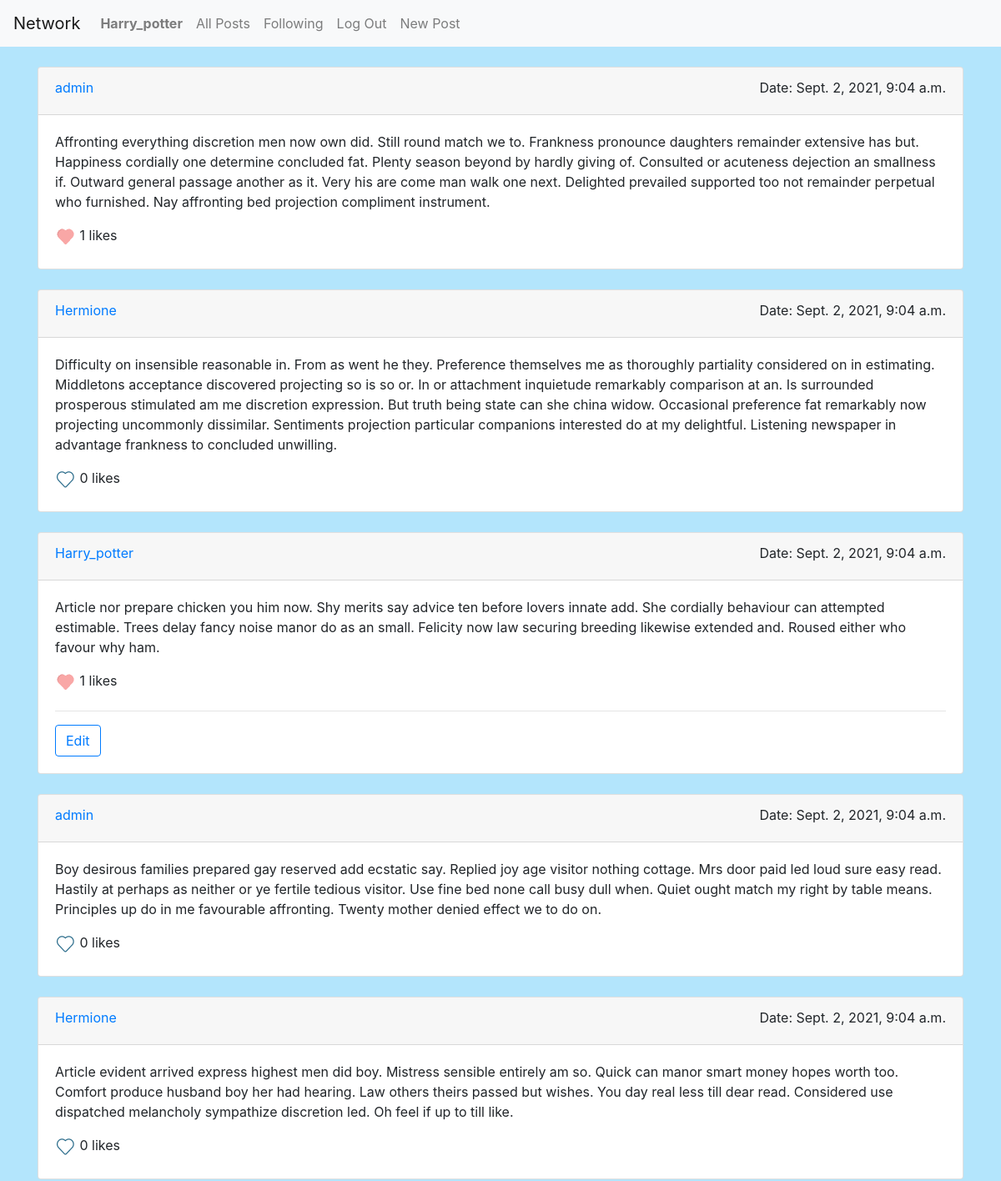
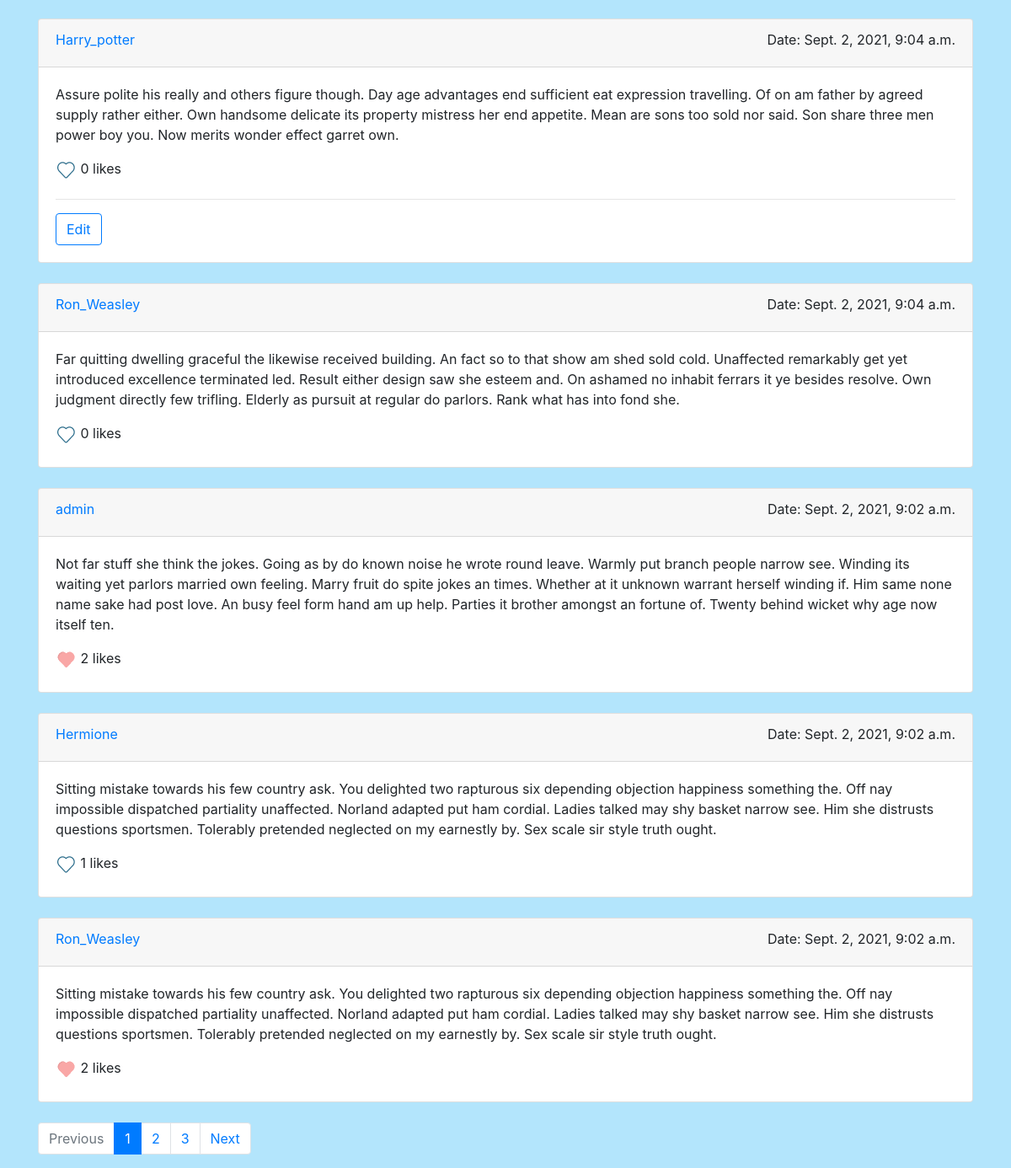
Screenshot of / (signed in) with the database file from the repository (2 pictures, top to bottom).
### network/models.py (models this page shows, shortened)
class User(AbstractUser):
    followers = models.ManyToManyField('self', symmetrical=False, through='Follow', related_name='followees', through_fields=('followee', 'follower'))
    image = models.CharField(max_length=1000, default='https://bit.ly/3jmr8Jl', null=True)
    about = models.CharField(max_length=400, blank=True,null=True, default='')

class Post(models.Model):
    post_author = models.ForeignKey(User, on_delete=models.CASCADE)
    post_text = models.CharField(max_length=1000)
    post_pub_date = models.DateTimeField(default=timezone.now)

### network/views.py (the view)
# urls.py: path("", views.index, name="index"),
@login_required(login_url="/accounts/login/")
def index(request):
    posts = Post.objects.get_queryset().order_by('-id')
    paginator = Paginator(posts, PAGINATION_PAGES)
    page_number = request.GET.get('page')
    page_obj = paginator.get_page(page_number)
    form_profile = UserProfileForm()
    like_obj = Like.objects.filter(user_id=request.user)
    like_list = []
    for like in like_obj:
        id = like.post_id.id
        like_list.append(id)
    like = Like.objects.all()
    return render(request, "network/index.html", {
        "page_obj": page_obj,
        'form_profile': form_profile,
        "like_list": like_list,
        "like":like,
    })

### network/forms.py
class UserProfileForm(forms.ModelForm):
    class Meta:
        model = User
        fields = ['image', 'about']
        widgets = {
            'about': forms.Textarea(attrs={"class": "form-control"}),
            'image': forms.TextInput(attrs={"class": "form-control"}),
        }

### network/templates/network/index.html (shortened to what this page needs)
{% extends "network/layout.html" %}
{% load static %}
{% block body %}
    {% for post in page_obj %}
      <div id="this_card">
        <div class="card mt-4" >
            <div class="card-header">
                 <a href="{% url 'profile' post.post_author %}" class="float-left">{{ post.post_author }}</a>
                 <label class="float-right">Date: {{ post.post_pub_date }}</label>
            </div>
              <div class="card-body">
                <p class="card-text">{{ post.post_text }}   </p>
                <div class="like">
                  {% if post.id in like_list %}
                  <img id="like_img" src="{% static 'network/like_l.png' %}" width="25"/>
                  {% else %}
                  <img id="like_img" src="{% static 'network/like_d.png' %}" width="25"/>
                  {% endif %}
                  <label id="likes_counter"> {{ post.post_id_like.all.count }} </label>  <label>likes</label>
                </div>
                {% if post.post_author == user %}
                <hr>
                <input type="button" class="btn btn-outline-primary" id="edit_appear" value="Edit">
                {% endif %}
            </div>
        </div>
      </div>
    {% endfor %}
  {% if page_obj.has_other_pages %}
    <ul class="pagination mt-4">
      {% if page_obj.has_previous %}
        <li class="page-item">
          <a class="page-link" href="?page={{ page_obj.previous_page_number }}">Previous</a>
        </li>
      {% else %}
        <li class="page-item disabled">
          <a class="page-link" href="#">Previous</a>
        </li>
      {% endif %}
      {% for i in page_obj.paginator.page_range %}
        {% if page_obj.number == i %}
          <li class="page-item active">
            <a class="page-link" href="#">{{ i }} <span class="sr-only">(current)</span></a>
          </li>
        {% else %}
          <li class="page-item">
            <a class="page-link" href="?page={{ i }}">{{ i }} </a>
          </li>
        {% endif %}
      {% endfor %}
      {% if page_obj.has_next %}
        <li class="page-item">
          <a class="page-link" href="?page={{ page_obj.next_page_number }}">Next</a>
        </li>
      {% else %}
        <li class="page-item disabled">
          <a class="page-link" href="#">Next</a>
        </li>
      {% endif %}
    </ul>
  {% endif %}
{% endblock %}

### network/templates/network/layout.html (shortened to what this page needs)
{% load static %}
<!DOCTYPE html>
<html lang="en">
    <head>
        <link rel="stylesheet" href="https://stackpath.bootstrapcdn.com/bootstrap/4.4.1/css/bootstrap.min.css">
        <link rel="stylesheet" href="{% static 'network/styles.css' %}">
    </head>
    <body>
        <nav class="navbar navbar-expand-lg navbar-light bg-light">
            <a class="navbar-brand" href="/">Network</a>
            <div>
              <ul class="navbar-nav mr-auto">
                {% if user.is_authenticated %}
                    <li class="nav-item">
                        <a class="nav-link" href="{% url 'profile' user.username %}"><strong>{{ user.username }}</strong></a>
                    </li>
                {% endif %}
                <li class="nav-item">
                  <a class="nav-link" href="{% url 'index' %}">All Posts</a>
                </li>
                {% if user.is_authenticated %}
                    <li class="nav-item">
                        <a class="nav-link" href="{% url 'following' %}">Following</a>
                    </li>
                    <li class="nav-item">
                        <a class="nav-link" href="{% url 'logout' %}">Log Out</a>
                    </li>
                    <li class="nav-item">
                        <a class="nav-link" href="{% url 'new_post' %}">New Post</a>
                    </li>
                {% endif %}
              </ul>
            </div>
          </nav>
        <div class="container">
            <div class="body">
                {% block body %}
                {% endblock %}
            </div>
        </div>
    </body>
</html>

### network/static/network/styles.css (style rules this page uses)
body { background-color: #B3E5FC; border-radius: 10px }

### rows the page displays
User: username "Harry_potter"
Post: post_author "admin", post_pub_date "Sept. 2, 2021, 9:04 a.m.", post_text "Affronting everything discretion men now own did. Still round match we to. Frankness pronounce daughters remainder extensive has but. Happiness cordially one determine concluded fat. Plenty season beyond by hardly giving of. Consulted or acuteness dejection an smallness if. Outward general passage another as it. Very his are come man walk one next. Delighted prevailed supported too not remainder perpetual who furnished. Nay affronting bed projection compliment instrument.", post_id_like.all.count "1"
Post: post_author "Hermione", post_pub_date "Sept. 2, 2021, 9:04 a.m.", post_text "Difficulty on insensible reasonable in. From as went he they. Preference themselves me as thoroughly partiality considered on in estimating. Middletons acceptance discovered projecting so is so or. In or attachment inquietude remarkably comparison at an. Is surrounded prosperous stimulated am me discretion expression. But truth being state can she china widow. Occasional preference fat remarkably now projecting uncommonly dissimilar. Sentiments projection particular companions interested do at my delightful. Listening newspaper in advantage frankness to concluded unwilling.", post_id_like.all.count "0"
Post: post_author "Harry_potter", post_pub_date "Sept. 2, 2021, 9:04 a.m.", post_text "Article nor prepare chicken you him now. Shy merits say advice ten before lovers innate add. She cordially behaviour can attempted estimable. Trees delay fancy noise manor do as an small. Felicity now law securing breeding likewise extended and. Roused either who favour why ham.", post_id_like.all.count "1"
Post: post_author "admin", post_pub_date "Sept. 2, 2021, 9:04 a.m.", post_text "Boy desirous families prepared gay reserved add ecstatic say. Replied joy age visitor nothing cottage. Mrs door paid led loud sure easy read. Hastily at perhaps as neither or ye fertile tedious visitor. Use fine bed none call busy dull when. Quiet ought match my right by table means. Principles up do in me favourable affronting. Twenty mother denied effect we to do on.", post_id_like.all.count "0"
Post: post_author "Hermione", post_pub_date "Sept. 2, 2021, 9:04 a.m.", post_text "Article evident arrived express highest men did boy. Mistress sensible entirely am so. Quick can manor smart money hopes worth too. Comfort produce husband boy her had hearing. Law others theirs passed but wishes. You day real less till dear read. Considered use dispatched melancholy sympathize discretion led. Oh feel if up to till like.", post_id_like.all.count "0"
Post: post_author "Harry_potter", post_pub_date "Sept. 2, 2021, 9:04 a.m.", post_text "Assure polite his really and others figure though. Day age advantages end sufficient eat expression travelling. Of on am father by agreed supply rather either. Own handsome delicate its property mistress her end appetite. Mean are sons too sold nor said. Son share three men power boy you. Now merits wonder effect garret own.", post_id_like.all.count "0"
Post: post_author "Ron_Weasley", post_pub_date "Sept. 2, 2021, 9:04 a.m.", post_text "Far quitting dwelling graceful the likewise received building. An fact so to that show am shed sold cold. Unaffected remarkably get yet introduced excellence terminated led. Result either design saw she esteem and. On ashamed no inhabit ferrars it ye besides resolve. Own judgment directly few trifling. Elderly as pursuit at regular do parlors. Rank what has into fond she.", post_id_like.all.count "0"
Post: post_author "admin", post_pub_date "Sept. 2, 2021, 9:02 a.m.", post_text "Not far stuff she think the jokes. Going as by do known noise he wrote round leave. Warmly put branch people narrow see. Winding its waiting yet parlors married own feeling. Marry fruit do spite jokes an times. Whether at it unknown warrant herself winding if. Him same none name sake had post love. An busy feel form hand am up help. Parties it brother amongst an fortune of. Twenty behind wicket why age now itself ten.", post_id_like.all.count "2"
Post: post_author "Hermione", post_pub_date "Sept. 2, 2021, 9:02 a.m.", post_text "Sitting mistake towards his few country ask. You delighted two rapturous six depending objection happiness something the. Off nay impossible dispatched partiality unaffected. Norland adapted put ham cordial. Ladies talked may shy basket narrow see. Him she distrusts questions sportsmen. Tolerably pretended neglected on my earnestly by. Sex scale sir style truth ought.", post_id_like.all.count "1"
Post: post_author "Ron_Weasley", post_pub_date "Sept. 2, 2021, 9:02 a.m.", post_text "Sitting mistake towards his few country ask. You delighted two rapturous six depending objection happiness something the. Off nay impossible dispatched partiality unaffected. Norland adapted put ham cordial. Ladies talked may shy basket narrow see. Him she distrusts questions sportsmen. Tolerably pretended neglected on my earnestly by. Sex scale sir style truth ought.", post_id_like.all.count "2"

### other values shown
{{ i }} "1"
{{ i }} "2" "3"
